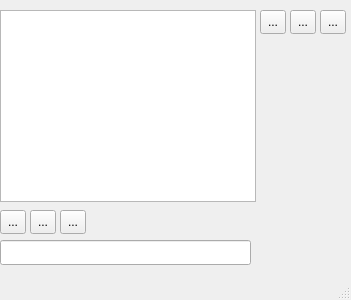
<?xml version="1.0" encoding="UTF-8"?>
<ui version="4.0">
 <class>MainWindow</class>
 <widget class="QMainWindow" name="MainWindow">
  <property name="geometry">
   <rect>
    <x>0</x>
    <y>0</y>
    <width>351</width>
    <height>300</height>
   </rect>
  </property>
  <property name="windowTitle">
   <string>ReMP3</string>
  </property>
  <widget class="QWidget" name="centralwidget">
   <widget class="QToolButton" name="tbPlay">
    <property name="geometry">
     <rect>
      <x>260</x>
      <y>10</y>
      <width>26</width>
      <height>24</height>
     </rect>
    </property>
    <property name="text">
     <string>...</string>
    </property>
    <property name="icon">
     <iconset>
      <normaloff>icons/control.png</normaloff>icons/control.png</iconset>
    </property>
   </widget>
   <widget class="QListView" name="songView">
    <property name="geometry">
     <rect>
      <x>0</x>
      <y>10</y>
      <width>256</width>
      <height>192</height>
     </rect>
    </property>
    <property name="selectionMode">
     <enum>QAbstractItemView::SingleSelection</enum>
    </property>
    <property name="verticalScrollMode">
     <enum>QAbstractItemView::ScrollPerItem</enum>
    </property>
   </widget>
   <widget class="QToolButton" name="tbPause">
    <property name="geometry">
     <rect>
      <x>290</x>
      <y>10</y>
      <width>26</width>
      <height>24</height>
     </rect>
    </property>
    <property name="text">
     <string>...</string>
    </property>
    <property name="icon">
     <iconset>
      <normaloff>icons/control-pause.png</normaloff>icons/control-pause.png</iconset>
    </property>
   </widget>
   <widget class="QToolButton" name="tbStop">
    <property name="geometry">
     <rect>
      <x>320</x>
      <y>10</y>
      <width>26</width>
      <height>24</height>
     </rect>
    </property>
    <property name="text">
     <string>...</string>
    </property>
    <property name="icon">
     <iconset>
      <normaloff>icons/control-stop-square.png</normaloff>icons/control-stop-square.png</iconset>
    </property>
   </widget>
   <widget class="QToolButton" name="tbAddSong">
    <property name="geometry">
     <rect>
      <x>0</x>
      <y>210</y>
      <width>26</width>
      <height>24</height>
     </rect>
    </property>
    <property name="text">
     <string>...</string>
    </property>
    <property name="icon">
     <iconset>
      <normaloff>icons/plus.png</normaloff>icons/plus.png</iconset>
    </property>
   </widget>
   <widget class="QToolButton" name="tbRemoveSong">
    <property name="geometry">
     <rect>
      <x>30</x>
      <y>210</y>
      <width>26</width>
      <height>24</height>
     </rect>
    </property>
    <property name="text">
     <string>...</string>
    </property>
    <property name="icon">
     <iconset>
      <normaloff>icons/minus.png</normaloff>icons/minus.png</iconset>
    </property>
   </widget>
   <widget class="QLineEdit" name="songLine">
    <property name="geometry">
     <rect>
      <x>0</x>
      <y>240</y>
      <width>251</width>
      <height>25</height>
     </rect>
    </property>
   </widget>
   <widget class="QToolButton" name="tbFileDialog">
    <property name="geometry">
     <rect>
      <x>60</x>
      <y>210</y>
      <width>26</width>
      <height>24</height>
     </rect>
    </property>
    <property name="text">
     <string>...</string>
    </property>
    <property name="icon">
     <iconset>
      <normaloff>icons/folder-search-result.png</normaloff>icons/folder-search-result.png</iconset>
    </property>
   </widget>
  </widget>
  <widget class="QMenuBar" name="menubar">
   <property name="geometry">
    <rect>
     <x>0</x>
     <y>0</y>
     <width>351</width>
     <height>22</height>
    </rect>
   </property>
  </widget>
  <widget class="QStatusBar" name="statusbar"/>
 </widget>
 <resources/>
 <connections/>
</ui>
